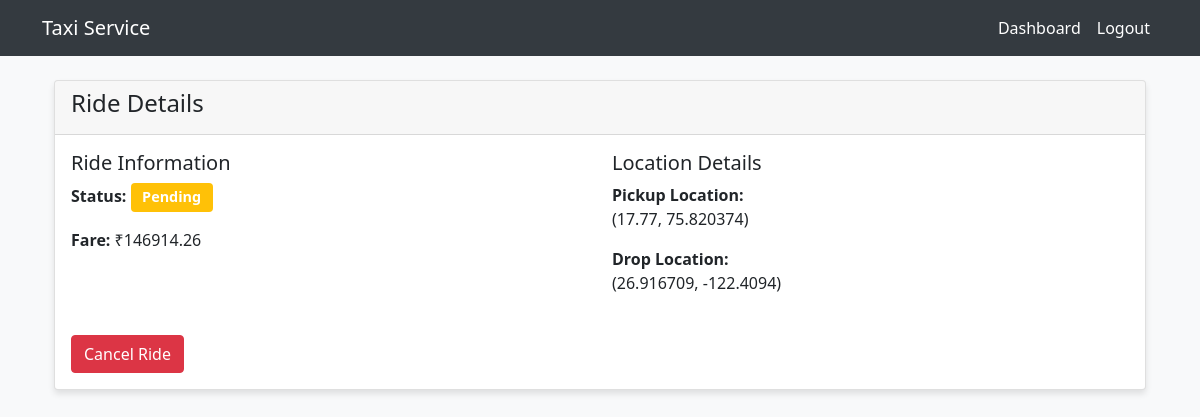
Page /ride/75/ (signed in) on the committed database.
### rides/models.py (models this page shows, shortened)
class Ride(models.Model):
    customer = models.ForeignKey(User, on_delete=models.CASCADE)
    driver = models.ForeignKey(Driver, on_delete=models.SET_NULL, null=True, blank=True)
    pickup_latitude = models.FloatField()
    pickup_longitude = models.FloatField()
    drop_latitude = models.FloatField()
    drop_longitude = models.FloatField()
    car_type = models.CharField(max_length=50, default="Sedan")
    status = models.CharField(max_length=20, choices=[
        ('Pending', 'Pending'),
        ('Accepted', 'Accepted'),
        ('Completed', 'Completed'),
        ('Cancelled', 'Cancelled')
    ], default='Pending')
    fare = models.DecimalField(max_digits=10, decimal_places=2, default=0)
    cancellation_fee = models.DecimalField(max_digits=10, decimal_places=2, default=0)
    estimated_time = models.CharField(max_length=50, null=True, blank=True)
    cancellation_reason = models.CharField(max_length=50, choices=REASONS, null=True, blank=True)

### rides/views.py (the view)
# urls.py: path("ride/<int:ride_id>/", ride_details, name="ride_details"),
@login_required
def ride_details(request, ride_id):
    try:
        ride = get_object_or_404(Ride, id=ride_id)
        return render(request, "rides/ride_details.html", {
            "ride": ride,
            "MAPBOX_ACCESS_TOKEN": settings.MAPBOX_ACCESS_TOKEN
        })
    except Exception as e:
        messages.error(request, "Error loading ride details.")
        return redirect('dashboard')

### rides/templates/rides/ride_details.html (shortened to what this page needs)
{% extends 'base.html' %}
{% load static %}
{% block extra_head %}
<link href='https://api.mapbox.com/mapbox-gl-js/v2.15.0/mapbox-gl.css' rel='stylesheet' />
{% endblock %}
{% block content %}
<div class="container mt-4">
    <div class="card">
        <div class="card-header">
            <h4>Ride Details</h4>
        </div>
        <div class="card-body">
            <div class="row mb-4">
                <div class="col-md-6">
                    <h5>Ride Information</h5>
                    <p><strong>Status:</strong>
                        <span class="badge {% if ride.status == 'Completed' %}bg-success
                                    {% elif ride.status == 'Cancelled' %}bg-danger
                                    {% elif ride.status == 'Accepted' %}bg-primary
                                    {% else %}bg-warning{% endif %}">
                            {{ ride.status }}
                        </span>
                    </p>
                    <p><strong>Fare:</strong> ₹{{ ride.fare }}</p>
                </div>
                <div class="col-md-6">
                    <h5>Location Details</h5>
                    <p><strong>Pickup Location:</strong><br>
                        ({{ ride.pickup_latitude }}, {{ ride.pickup_longitude }})</p>
                    <p><strong>Drop Location:</strong><br>
                        ({{ ride.drop_latitude }}, {{ ride.drop_longitude }})</p>
                </div>
            </div>
            {% if ride.status == 'Pending' or ride.status == 'Accepted' %}
            <div class="mt-3">
                <a href="{% url 'cancel_ride' ride.id %}" class="btn btn-danger">Cancel Ride</a>
            </div>
            {% endif %}
        </div>
    </div>
</div>
{% endblock %}

### rides/templates/base.html (style rules this page uses)
body { background-color: #f8f9fa; }
.card { box-shadow: 0 4px 6px rgba(0, 0, 0, 0.1); margin-bottom: 20px; }
.badge { font-size: 0.9em; padding: 0.5em 0.8em; }

### rows in the picture
Ride: status "Pending", fare "146914.26", pickup_latitude "17.77", pickup_longitude "75.820374", drop_latitude "26.916709", drop_longitude "-122.4094"
